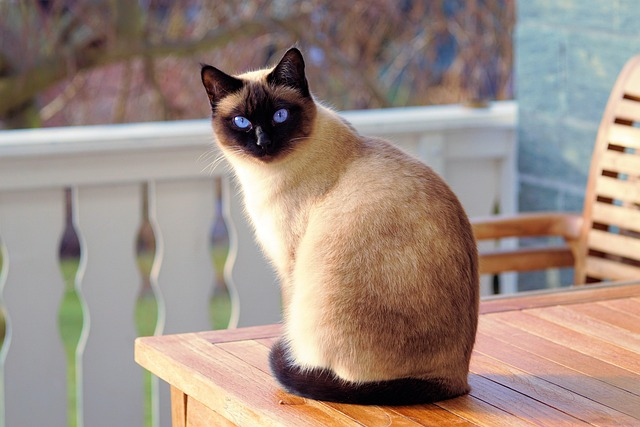
#> input picture 01.ImgSample/imgCat.jpg, 640 x 427 px
$ python ImgBlur.py
#> lines starting #> are read from the running program, lines starting #| are printed output that depends on the picture
import cv2
import os

script_path = os.path.join(os.path.dirname(__file__), '../01.ImgSample/imgCat.jpg')
img_path = os.path.normpath(script_path)

img = cv2.imread(img_path, cv2.IMREAD_COLOR)
#> img is the input picture: shape (427, 640, 3); mean B, G, R 130.6, 140.4, 157.6
kernel_3 = cv2.GaussianBlur(img, (3, 3), 0)  # 3x3 가우시안 블러
kernel_5 = cv2.GaussianBlur(img, (5, 5), 0)  # 5x5 가우시안 블러
kernel_7 = cv2.GaussianBlur(img, (7, 7), 0)  # 7x7 가우시안 블러

sigma_3 = cv2.GaussianBlur(img, (0, 0), 1)  # 3x3 가우시안 블러, 시그마 1
sigma_5 = cv2.GaussianBlur(img, (0, 0), 2)  # 5x5 가우시안 블러, 시그마 2
sigma_7 = cv2.GaussianBlur(img, (0, 0), 3)  # 7x7 가우시안 블러, 시그마 3
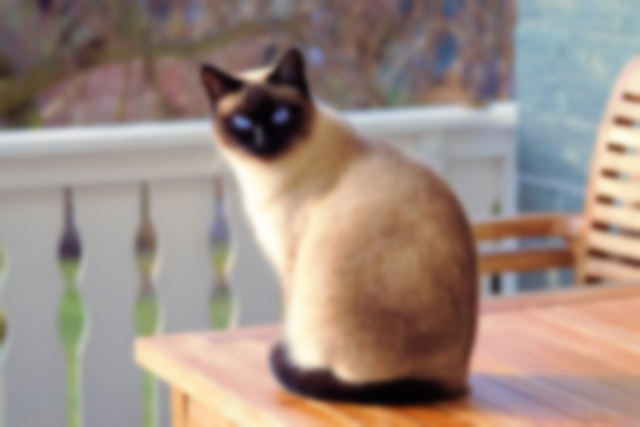
#> sigma_7: shape (427, 640, 3); mean B, G, R 130.6, 140.4, 157.6

cv2.imshow('original', img)
cv2.imshow('Gaussian Blur 3x3', kernel_3)
cv2.imshow('Gaussian Blur 5x5', kernel_5)
cv2.imshow('Gaussian Blur 7x7', kernel_7)
cv2.imshow('Gaussian Blur Sigma 1', sigma_3)
cv2.imshow('Gaussian Blur Sigma 2', sigma_5)
cv2.imshow('Gaussian Blur Sigma 3', sigma_7)
cv2.waitKey(0)
cv2.destroyAllWindows()
